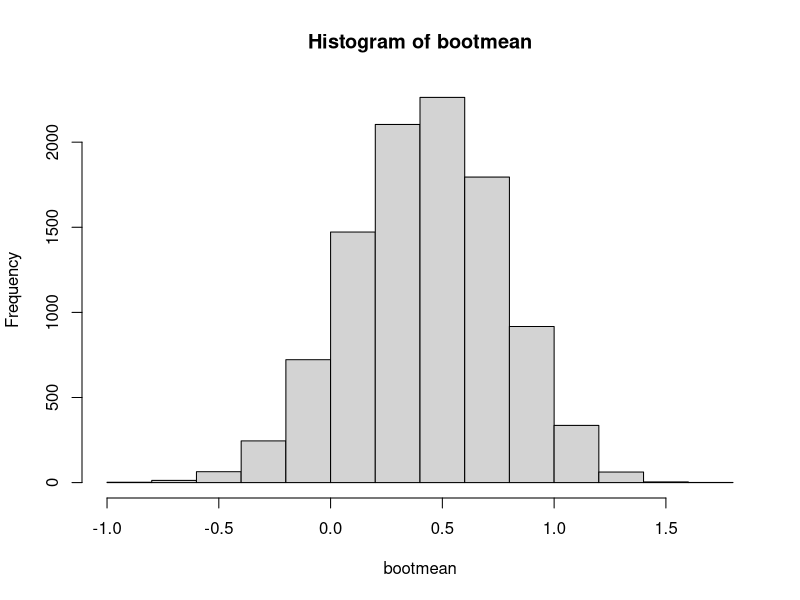
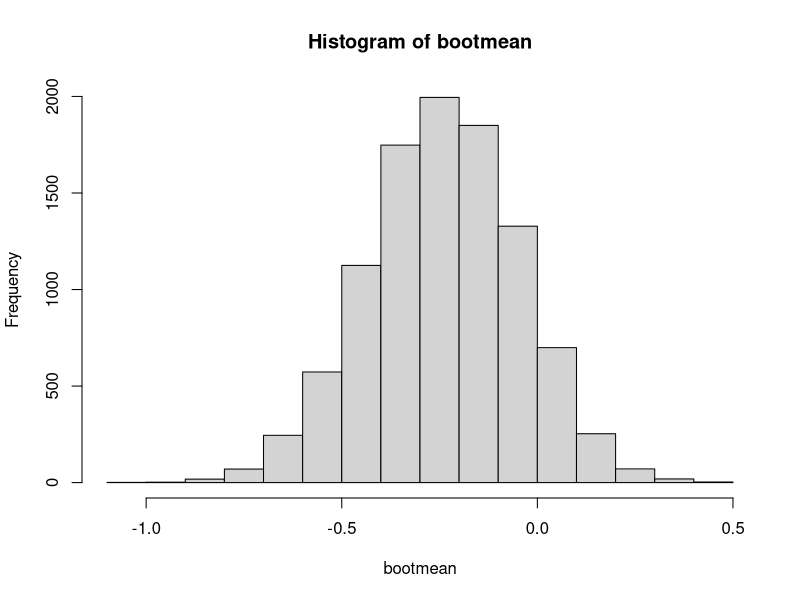
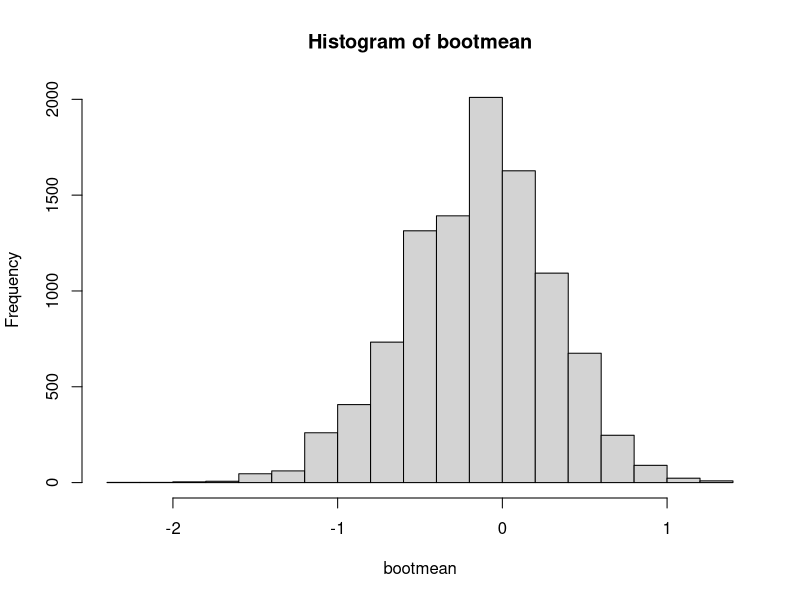
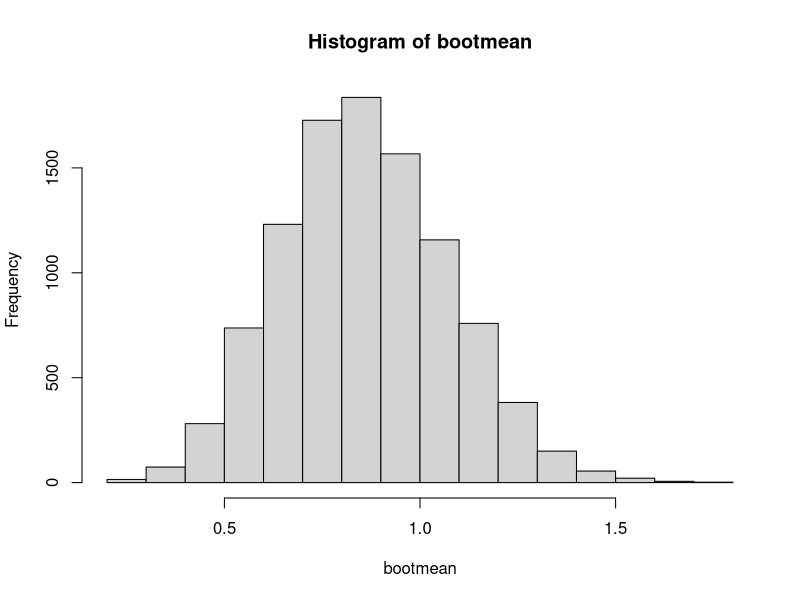

Write the R code that produced these figures, in order.
## ---- chunk 1
knitr::opts_chunk$set(echo = TRUE)
## ---- chunk 2
#Write bootstrap code to illustrate the central limit theorem in R markdown 
#and push the result to GitHub. Use a normal distribution with two different 
#sample sizes and an exponential distribution with two different sample sizes. 
#Correct code alone is insufficient. Please also comment on the code and 
#explain the results. For help, see the lotsa.medians function in Unit 4. 
#The deliverable is a link to a GitHub repo containing the code.


#assuming a vector with 10 numbers that is normally distribution
x<-c(rnorm(10))

#using bootstap method to general the sample mean
sample(x,size=length(x),replace=T)
mean(x)
#repeat the process 10000 times
R<-10000
bootmean<-numeric(R)
for (i in 1:R){bootsample<-sample(x,size=length(x),replace=TRUE)
bootmean[i]<-mean(bootsample)
}


#histogram show a normal distribution of the 10000 means
hist(bootmean)

#assuming a vector with 20 numbers that is normally distribution
x<-c(rnorm(20))

#using bootstap method to general the sample mean
sample(x,size=length(x),replace=T)
mean(x)
#repeat the process 10000 times
R<-10000
bootmean<-numeric(R)
for (i in 1:R){bootsample<-sample(x,size=length(x),replace=TRUE)
bootmean[i]<-mean(bootsample)
}


#histogram show a normal distribution of the 10000 means
hist(bootmean)



#assuming a vector with 10 numbers with exponent of 3 that is normally distribution
x<-c(rnorm(10)^3)

#using bootstap method to general the sample mean
sample(x,size=length(x),replace=T)
mean(x)
#repeat the process 10000 times
R<-10000
bootmean<-numeric(R)
for (i in 1:R){bootsample<-sample(x,size=length(x),replace=TRUE)
bootmean[i]<-mean(bootsample)
}


#histogram show a normal distribution of the 10000 means
hist(bootmean)

#assuming a vector with 20 numbers with exponent of 2 that is normally distribution
x<-c(rnorm(20)^2)

#using bootstap method to general the sample mean
sample(x,size=length(x),replace=T)
mean(x)
#repeat the process 10000 times
R<-10000
bootmean<-numeric(R)
for (i in 1:R){bootsample<-sample(x,size=length(x),replace=TRUE)
bootmean[i]<-mean(bootsample)
}


#histogram show a normal distribution of the 10000 means
hist(bootmean)
